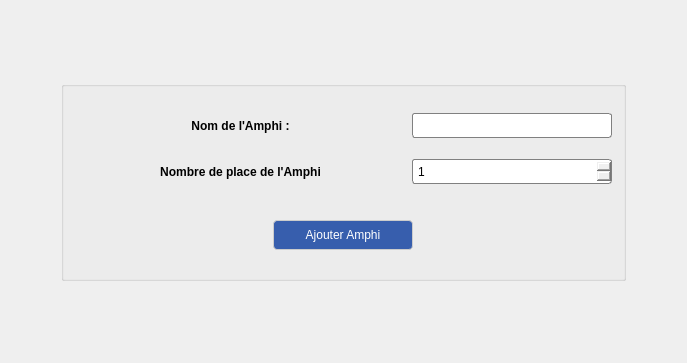
<?xml version="1.0" encoding="UTF-8"?>
<ui version="4.0">
 <class>FenetreAjouterAmphi</class>
 <widget class="QWidget" name="FenetreAjouterAmphi">
  <property name="geometry">
   <rect>
    <x>0</x>
    <y>0</y>
    <width>687</width>
    <height>363</height>
   </rect>
  </property>
  <property name="windowTitle">
   <string>FenetreAjouterAmphi</string>
  </property>
  <property name="styleSheet">
   <string notr="true">QPushButton#boutonAjouterAmphi{
	font: 75 14pt &quot;Tw Cen MT&quot;;
	border: 1px solid #ccc;
	border-radius: 4px;
	background-color: rgb(55, 94, 173);
	color: #fff;
}

QPushButton#boutonAjouterAmphi:hover {
	background-color: rgb(47, 80, 147);
}

QLabel {
	font: 75 10pt &quot;MS Shell Dlg 2&quot;;
	font-weight: bold;
	text-align: center;
}

QLineEdit, QSpinBox{
     border: 1px solid gray;
     border-radius: 3px;
     padding: 1px 18px 1px 3px;
     min-width: 6em;
 }

 QSpinBox:!editable {
     background: qlineargradient(x1: 0, y1: 0, x2: 0, y2: 1,
                                  stop: 0 #fff, stop: 0.4 #fff,
                                  stop: 0.5 #fff, stop: 1.0 #fff);
 }

QSpinBox:editable:on{
	background-color: #ffffff;
}

 QSpinBox::down-arrow{
     image: url(:/imgs/images/flecheBas.png);
	 width: 10px;
 }

QSpinBox::up-arrow{
	 image: url(:/imgs/images/flecheHaut.png);
	 width: 10px;
}

 QComboBox QAbstractItemView{
     border: 2px solid darkgray;
     selection-background-color: #394da7;
 }

QMessageBox { 
	font-size: 15px;
 }</string>
  </property>
  <layout class="QGridLayout" name="gridLayout">
   <item row="0" column="0">
    <spacer name="horizontalSpacer">
     <property name="orientation">
      <enum>Qt::Horizontal</enum>
     </property>
     <property name="sizeType">
      <enum>QSizePolicy::MinimumExpanding</enum>
     </property>
     <property name="sizeHint" stdset="0">
      <size>
       <width>50</width>
       <height>20</height>
      </size>
     </property>
    </spacer>
   </item>
   <item row="0" column="1">
    <widget class="QGroupBox" name="groupBox">
     <property name="maximumSize">
      <size>
       <width>16777215</width>
       <height>200</height>
      </size>
     </property>
     <property name="title">
      <string/>
     </property>
     <layout class="QGridLayout" name="gridLayout_2">
      <item row="1" column="0" colspan="2">
       <layout class="QHBoxLayout" name="horizontalLayout_2">
        <item>
         <widget class="QLabel" name="labelNombrePlaceAmphi">
          <property name="text">
           <string>Nombre de place de l'Amphi</string>
          </property>
          <property name="alignment">
           <set>Qt::AlignCenter</set>
          </property>
         </widget>
        </item>
        <item>
         <widget class="QSpinBox" name="spinBoxNombrePlaceAmphi">
          <property name="minimumSize">
           <size>
            <width>101</width>
            <height>25</height>
           </size>
          </property>
          <property name="maximumSize">
           <size>
            <width>200</width>
            <height>16777215</height>
           </size>
          </property>
          <property name="minimum">
           <number>1</number>
          </property>
          <property name="maximum">
           <number>999999999</number>
          </property>
         </widget>
        </item>
       </layout>
      </item>
      <item row="2" column="1">
       <spacer name="verticalSpacerGroupBox">
        <property name="orientation">
         <enum>Qt::Vertical</enum>
        </property>
        <property name="sizeType">
         <enum>QSizePolicy::Maximum</enum>
        </property>
        <property name="sizeHint" stdset="0">
         <size>
          <width>20</width>
          <height>15</height>
         </size>
        </property>
       </spacer>
      </item>
      <item row="3" column="0" colspan="2">
       <layout class="QHBoxLayout" name="horizontalLayout_3">
        <item>
         <spacer name="horizontalSpacerGroupBoxDroit">
          <property name="orientation">
           <enum>Qt::Horizontal</enum>
          </property>
          <property name="sizeType">
           <enum>QSizePolicy::Maximum</enum>
          </property>
          <property name="sizeHint" stdset="0">
           <size>
            <width>200</width>
            <height>20</height>
           </size>
          </property>
         </spacer>
        </item>
        <item>
         <widget class="QPushButton" name="boutonAjouterAmphi">
          <property name="minimumSize">
           <size>
            <width>140</width>
            <height>30</height>
           </size>
          </property>
          <property name="maximumSize">
           <size>
            <width>173</width>
            <height>16777215</height>
           </size>
          </property>
          <property name="text">
           <string>Ajouter Amphi</string>
          </property>
         </widget>
        </item>
        <item>
         <spacer name="horizontalSpacerGroupBoxGauche">
          <property name="orientation">
           <enum>Qt::Horizontal</enum>
          </property>
          <property name="sizeType">
           <enum>QSizePolicy::Maximum</enum>
          </property>
          <property name="sizeHint" stdset="0">
           <size>
            <width>200</width>
            <height>20</height>
           </size>
          </property>
         </spacer>
        </item>
       </layout>
      </item>
      <item row="0" column="0" colspan="2">
       <layout class="QHBoxLayout" name="horizontalLayout">
        <item>
         <widget class="QLabel" name="labelNomAmphi">
          <property name="text">
           <string>Nom de l'Amphi :</string>
          </property>
          <property name="alignment">
           <set>Qt::AlignCenter</set>
          </property>
         </widget>
        </item>
        <item>
         <widget class="QLineEdit" name="lineEditNomAmphi">
          <property name="minimumSize">
           <size>
            <width>101</width>
            <height>25</height>
           </size>
          </property>
          <property name="maximumSize">
           <size>
            <width>200</width>
            <height>16777215</height>
           </size>
          </property>
          <property name="alignment">
           <set>Qt::AlignCenter</set>
          </property>
         </widget>
        </item>
       </layout>
      </item>
     </layout>
    </widget>
   </item>
   <item row="0" column="2">
    <spacer name="horizontalSpacer_2">
     <property name="orientation">
      <enum>Qt::Horizontal</enum>
     </property>
     <property name="sizeType">
      <enum>QSizePolicy::MinimumExpanding</enum>
     </property>
     <property name="sizeHint" stdset="0">
      <size>
       <width>50</width>
       <height>20</height>
      </size>
     </property>
    </spacer>
   </item>
  </layout>
 </widget>
 <layoutdefault spacing="6" margin="11"/>
 <resources/>
 <connections/>
</ui>
